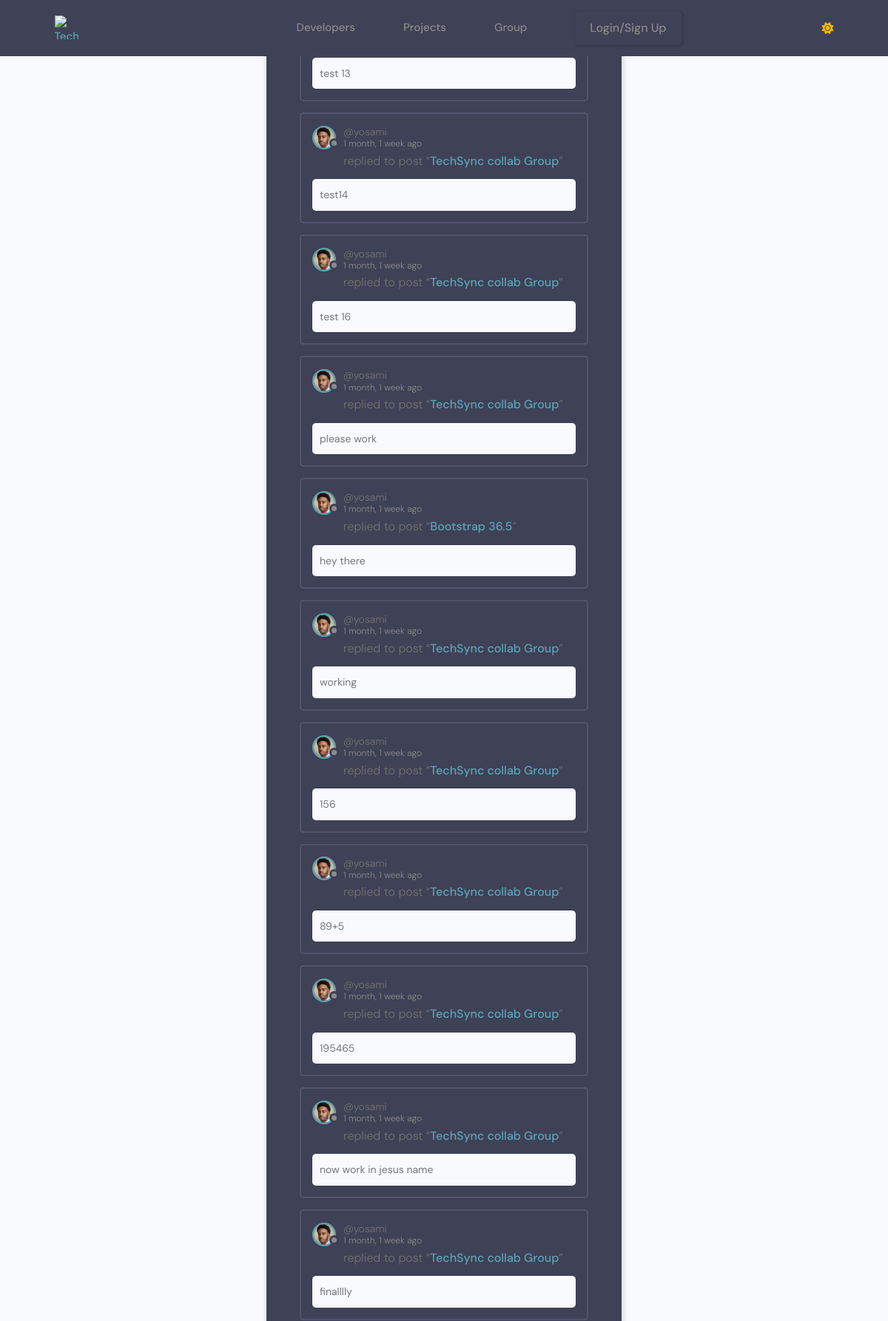
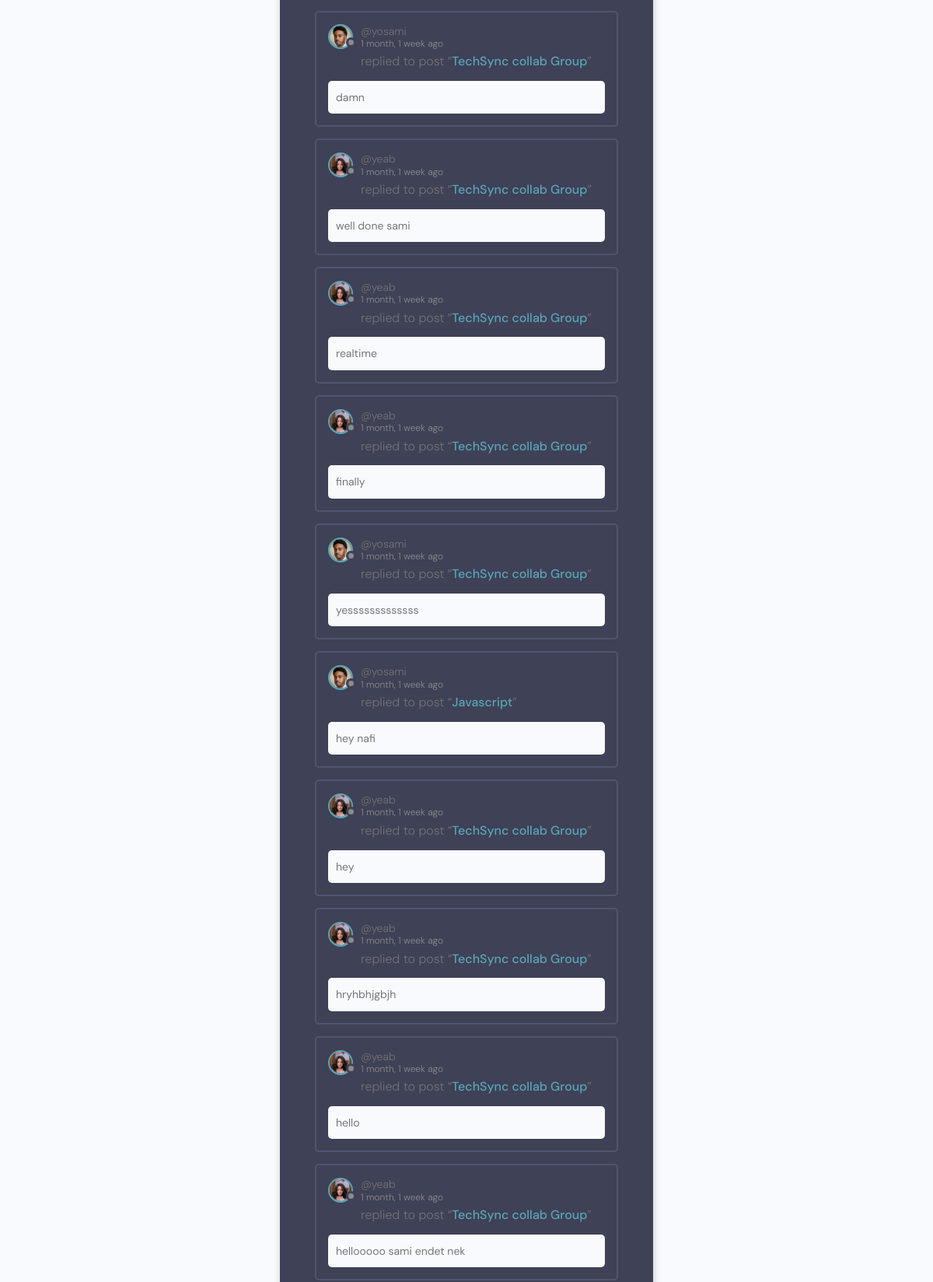
/group/activity/ (upper part), run on the app's committed database (2 pictures, top to bottom).
### group/models.py (models this page shows, shortened)
class Message(models.Model):
    id = models.UUIDField(default=uuid.uuid4, primary_key=True, unique=True, editable=False, )
    user = models.ForeignKey(User, on_delete=models.CASCADE)
    room = models.ForeignKey(Room, on_delete=models.CASCADE)
    body = models.TextField(default='')
    file = models.FileField(upload_to='files/', blank=True, null=True)
    updated = models.DateTimeField(auto_now=True)
    created = models.DateTimeField(auto_now_add=True)
    class Meta:
        ordering = ['updated', 'created']

class Room(models.Model):
    id = models.UUIDField(default=uuid.uuid4, primary_key=True, unique=True, editable=False, )
    host = models.ForeignKey(User, on_delete=models.SET_NULL, null=True)
    topic = models.ForeignKey(Topic, on_delete=models.SET_NULL, null=True)
    name = models.CharField(max_length=200)
    description = models.TextField(null=True, blank=True)
    participants = models.ManyToManyField(User, related_name='participants', blank=True)
    users_online = models.ManyToManyField(User, related_name='online_in_rooms', blank=True)
    updated = models.DateTimeField(auto_now=True)
    created = models.DateTimeField(auto_now_add=True)
    class Meta:
        ordering = ['-updated', '-created']
    def __str__(self):
        return self.name

### users/models.py (models this page shows, shortened)
class Profile(models.Model):
    id = models.UUIDField(default=uuid.uuid4, primary_key=True, unique=True, editable=False, )
    user = models.OneToOneField(User, on_delete=models.CASCADE,null=True,blank=True)
    name = models.CharField(max_length=200, blank=True,null=True)
    username = models.CharField(max_length=200, blank=True,null=True,unique=True)
    headline = models.CharField(max_length=200, blank=True,null=True)
    about = models.TextField(blank=True, null=True)
    location = models.CharField(max_length=200, blank=True,null=True)
    profile_image = models.ImageField(null=True, blank=True,upload_to='profiles', default='default_profile.png')
    github_link = models.CharField(max_length=200, blank=True,null=True)
    twitter_link = models.CharField(max_length=200, blank=True,null=True)
    linkedin_link = models.CharField(max_length=200, blank=True,null=True)
    personal_link = models.CharField(max_length=200, blank=True,null=True)
    created_at = models.DateTimeField(auto_now_add=True)

class User(AbstractUser):
    email = models.EmailField(unique=True)
    is_event_organizer = models.BooleanField(default=False)
    is_event_moderator = models.BooleanField(default=False)
    is_speaker = models.BooleanField(default=False)  # Flag to identify if user is a speaker (remove it there is no need for it)
    is_recruiter = models.BooleanField(default=False)
    is_applicant = models.BooleanField(default=False)
    has_resume = models.BooleanField(default=False)
    has_company = models.BooleanField(default=False)

### group/views.py (the view)
# urls.py: path('activity/', views.activityPage, name="activity"),
def activityPage(request):
    room_messages = Message.objects.all()
    return render(request, 'group/activity.html', {'room_messages': room_messages})

### techsync/context_processors.py (called while the page is built, shortened)
def navbar_data(request):
    profile = event_organizer = event_moderator = None
    return {
        'profile': profile,
        'event_organizer': event_organizer,
        'event_moderator': event_moderator,
    }

### templates/group/activity.html (shortened to what this page needs)
{% extends 'main/main.html' %}
{% block content %}
<main class="layout">
  <div class="container">
    <div class="layout__box">
      <div class="activities-page layout__body">
        {% for message in room_messages %}
        <div class="activities__box">
          <div class="activities__boxHeader roomListRoom__header">
            <a href="{% url 'user-profile' message.user.profile.id %}" class="roomListRoom__author">
              <div class="avatar avatar--small">
                <img src="{{message.user.profile.profile_image.url}}">
              </div>
              <p>
                @{{message.user}}
                <span>{{message.created|timesince}} ago</span>
              </p>
            </a>
          </div>
          <div class="activities__boxContent">
            <p>replied to post “<a href="{% url 'room' message.room.id %}">{{message.room}}</a>”</p>
            <div class="activities__boxRoomContent">
              {{message.body|truncatechars:100}}
            </div>
          </div>
        </div>
        {% endfor %}
      </div>
    </div>
  </div>
</main>
{% endblock content %}

### static/styles/langauge.css (style rules this page uses)
:root { --li4-color-primary-hsl: 250, 84%, 54%; --li4-color-bg-hsl: 0, 0%, 100%; --li4-color-contrast-high-hsl: 230, 7%, 23%; --li4-color-contrast-higher-hsl: 230, 13%, 9%; --li4-color-bg-light-hsl: 0, 0%, 100%; --li4-color-white-hsl: 0, 0%, 100%; --li4-color-bg-dark-hsl: 240, 4%, 95%; --li4-color-bg-lighter-hsl: 0, 0%, 100%; --li4-color-black-hsl: 230, 13%, 9%; --li4-space-3xs: 0.25rem; --li4-space-2xs: 0.375rem; --li4-space-xs: 0.5rem; --li4-space-sm: 0.75rem; }
@media (min-width: 64rem) { :root { --li4-space-3xs: 0.375rem; --li4-space-2xs: 0.5625rem; --li4-space-xs: 0.75rem; --li4-space-sm: 1.125rem; } }
:root { --picker-vertical-gap: 4px; }

### static/styles/app.css (style rules this page uses)
:root { --color-sub: #0b0c10; }
img { width: 100%; }

### static/styless/style.css (style rules this page uses)
:root { --color-main: #71c6dd; --color-main-light: #e1f6fb; --color-dark: #3f4156; --color-dark-medium: #51546e; --color-dark-light: #696d97; --color-light: #e5e5e5; --color-gray: #8b8b8b; --color-light-gray: #b2bdbd; --color-bg: #2d2d39; --color-success: #5dd693; --color-error: #fc4b0b; }
* { font-family: "DM Sans", -apple-system, BlinkMacSystemFont, "Segoe UI", Roboto, Oxygen, Ubuntu, Cantarell, "Open Sans", "Helvetica Neue", sans-serif; margin: 0; padding: 0; box-sizing: border-box; text-rendering: optimizeLegibility; font-size: inherit; }
html { font-size: 56.25%; }
@media only screen and (min-width: 1200px) { html { font-size: 62.5%; } }
body { line-height: 1.6; font-weight: 400; font-size: 1.5rem; color: var(--color-light-gray); background-color: var(--color-bg); min-height: 100vh; }
img { width: 100%; }
a { display: inline-block; color: var(--color-main); text-decoration: none; }
.container { max-width: 120rem; width: 90%; margin: auto; }
.avatar { position: relative; display: inline-block; border-radius: 50%; border: 2px solid var(--color-main); }
.avatar img { display: block; border-radius: 50%; object-fit: cover; object-position: center; }
.avatar::after { content: ""; display: block; position: absolute; background-color: var(--color-gray); z-index: 111; border-radius: 50%; border: 0.3rem solid var(--color-dark); }
.avatar.avatar--small img { width: 2.8rem; height: 2.8rem; }
.avatar.avatar--small:after { width: 0.7rem; height: 0.7rem; bottom: 0px; right: -6px; }
.layout { margin-top: 2.4rem; }
.layout > .container { display: flex; justify-content: space-between; align-items: flex-start; }
.layout__box { width: 90%; max-width: 48rem; min-height: 40rem; position: absolute; top: 50%; left: 50%; transform: translate(-50%, -46%); background-color: var(--color-dark); border-radius: 1rem; box-shadow: 1px 1px 6px 3px rgba(0, 0, 0, 0.1); overflow: hidden; }
.layout__body { margin: 3rem; }
.roomListRoom__header { display: flex; justify-content: space-between; align-items: center; }
.roomListRoom__author { font-weight: 500; display: flex; align-items: center; gap: 1rem; }
.activities__box { margin: 1.5rem; padding: 1.5rem; border: 2px solid var(--color-dark-medium); border-radius: 5px; }
.activities__boxHeader p { font-size: 1.4rem; line-height: 1.3; }
.activities__boxHeader p span { color: var(--color-gray); font-size: 1.2rem; display: block; }
.activities__boxContent { margin-left: 4.2rem; }
.activities__boxContent { font-size: 1.4rem; }
.activities__boxRoomContent { background: var(--color-bg); padding: 1rem; border-radius: 5px; margin-top: 1rem; margin-left: -4.2rem; }

### static/uikit/styles/modules/_variables.css (style rules this page uses)
:root { --color-main: #5aa5b9; --color-main-light: #e6faff; --color-sub: #0b0c10; --color-sub-light: #51546e; --color-sub-lighter: #ededfd; --color-text: #737373; --color-gray: #8b8b8b; --color-light: #e5e7eb; --color-light-gray: #767676; --color-bg: #f8fafd; --color-white: #fffefd; --color-white-light: #f3f3f3; --color-success: #359e64; --color-success-bg: #def8e8; --color-error: #fc4b0b; --color-error-bg: #fff2ee; --font-base: 'Poppins', arial, helvetica, 'Segoe UI', roboto, ubuntu, sans-serif; --font-monospace: 'Fira Code', 'Courier New', courier, monospace; --font-regular: 300; --font-medium: 500; --font-bold: 700; --generic-shadow: 1px 1px 5px #00000010; --generic-transition: all 0.3s ease-in-out; }

### static/uikit/styles/modules/_base.css (style rules this page uses)
* { margin: 0; padding: 0; box-sizing: border-box; text-rendering: optimizeLegibility; color: inherit; font-size: inherit; }
html { font-size: 50%; }
@media only screen and (min-width: 480px) { html { font-size: 56.25%; } }
@media only screen and (min-width: 1200px) { html { font-size: 62.5%; } }
body { line-height: 1.6; font-weight: 400; font-size: 1.5rem; color: var(--color-text); background-color: var(--color-bg); min-height: 100vh; }

### data on the page
Message: body "test 13"
Message: user.profile.profile_image (picture), user "yosami", created "1 month, 1 week", room "TechSync collab Group", body "test14"
Message: user.profile.profile_image (picture), user "yosami", created "1 month, 1 week", room "TechSync collab Group", body "test 16"
Message: user.profile.profile_image (picture), user "yosami", created "1 month, 1 week", room "TechSync collab Group", body "please work"
Message: user.profile.profile_image (picture), user "yosami", created "1 month, 1 week", room "Bootstrap 36.5", body "hey there"
Message: user.profile.profile_image (picture), user "yosami", created "1 month, 1 week", room "TechSync collab Group", body "working"
Message: user.profile.profile_image (picture), user "yosami", created "1 month, 1 week", room "TechSync collab Group", body "156"
Message: user.profile.profile_image (picture), user "yosami", created "1 month, 1 week", room "TechSync collab Group", body "89+5"
Message: user.profile.profile_image (picture), user "yosami", created "1 month, 1 week", room "TechSync collab Group", body "195465"
Message: user.profile.profile_image (picture), user "yosami", created "1 month, 1 week", room "TechSync collab Group", body "now work in jesus name"
Message: user.profile.profile_image (picture), user "yosami", created "1 month, 1 week", room "TechSync collab Group", body "finalllly"
Message: user.profile.profile_image (picture), user "yosami", created "1 month, 1 week", room "TechSync collab Group", body "damn"
Message: user.profile.profile_image (picture), user "yeab", created "1 month, 1 week", room "TechSync collab Group", body "well done sami"
Message: user.profile.profile_image (picture), user "yeab", created "1 month, 1 week", room "TechSync collab Group", body "realtime"
Message: user.profile.profile_image (picture), user "yeab", created "1 month, 1 week", room "TechSync collab Group", body "finally"
Message: user.profile.profile_image (picture), user "yosami", created "1 month, 1 week", room "TechSync collab Group", body "yesssssssssssss"
Message: user.profile.profile_image (picture), user "yosami", created "1 month, 1 week", room "Javascript", body "hey nafi"
Message: user.profile.profile_image (picture), user "yeab", created "1 month, 1 week", room "TechSync collab Group", body "hey"
Message: user.profile.profile_image (picture), user "yeab", created "1 month, 1 week", room "TechSync collab Group", body "hryhbhjgbjh"
Message: user.profile.profile_image (picture), user "yeab", created "1 month, 1 week", room "TechSync collab Group", body "hello"
Message: user.profile.profile_image (picture), user "yeab", created "1 month, 1 week", room "TechSync collab Group", body "hellooooo sami endet nek"
